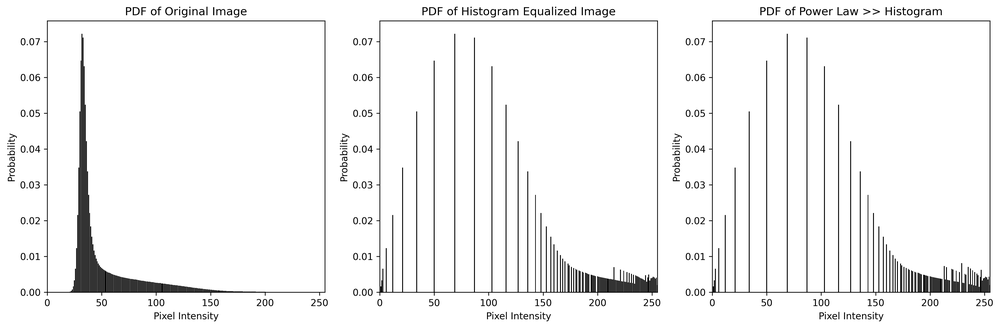
#> input picture Image Enhancement/enhanced_images/pdf_plots.png, 1000 x 328 px, shrunk from 4466 x 1466 before the run
$ python image_enhancer.py -i enhanced_images/pdf_plots.png
#> lines starting #> are read from the running program, lines starting #| are printed output that depends on the picture
import numpy as np
import cv2
import matplotlib.pyplot as plt
import argparse
import os
from typing import Tuple, List, Optional


def parse_arguments() -> argparse.Namespace:
    """
    Parse command line arguments for the image enhancement script.

    Returns:
        argparse.Namespace: The parsed command line arguments.
    """
    parser = argparse.ArgumentParser(description='Image Enhancement Tool - Apply power law transformation and histogram equalization')

    parser.add_argument('--image', '-i', type=str, required=False,
                        help='Path to the input image file')
    parser.add_argument('--gamma', '-g', type=float,
                        help='Gamma value for power law transformation (recommended: 0 < γ < 1 for brightening)')
    parser.add_argument('--constant', '-c', type=float, default=1.0,
                        help='Constant value for power law transformation (default: 1.0)')
    parser.add_argument('--output', '-o', type=str, default='enhanced_images',
                        help='Output directory for saving enhanced images (default: enhanced_images)')
    parser.add_argument('--no-display', action='store_true',
                        help='Do not display images and plots (useful for batch processing)')
    parser.add_argument('--no-save', action='store_true',
                        help='Do not save the enhanced images')

    return parser.parse_args()


def get_user_inputs() -> Tuple[float, float]:
    """
    Prompts user for gamma (γ) and c values for Power Law Transformation, ensuring valid input.

    Returns:
        Tuple[float, float]: A tuple containing the gamma and c values.
    """
    print("\n=== Image Enhancement Parameters ===")
    print("Your image appears dark, making details hard to see. We will apply both enhancements:")
    print("\n1️⃣ Power Law Transformation (Gamma Correction)")
    print("   - Formula: s = c * r^γ")
    print("   - If γ < 1 → The image becomes brighter.")
    print("   - If γ > 1 → The image becomes darker.")
    print("\n2️⃣ Histogram Equalization")
    print("   - Automatically adjusts contrast by redistributing pixel intensities.")
    print("\n=================================")

    while True:
        try:
            gamma = float(input("\nEnter γ value (Recommended: 0 < γ < 1 for brightening): "))
            if gamma > 0:
                while True:
                    try:
                        c = float(input("Enter c value (Recommended: c > 0, typically 1): "))
                        if c > 0:
                            return gamma, c
                        else:
                            print("⚠️ Invalid input! c must be greater than 0.")
                    except ValueError:
                        print("⚠️ Invalid input! Please enter a numeric value for c.")
            else:
                print("⚠️ Invalid input! γ must be greater than 0.")
        except ValueError:
            print("⚠️ Invalid input! Please enter a numeric value for γ.")


def compute_pdf(image: np.ndarray) -> np.ndarray:
    """
    Computes and returns the Probability Density Function (PDF) of an image.

    Args:
        image (np.ndarray): Input grayscale image.

    Returns:
        np.ndarray: The PDF of the image.
    """
    # More efficient histogram calculation using numpy
    hist, _ = np.histogram(image.flatten(), bins=256, range=[0, 256])
    pdf = hist / np.sum(hist)
    return pdf


def power_law_transformation(image: np.ndarray, gamma: float, c: float) -> np.ndarray:
    """
    Applies Power Law (Gamma) Transformation to an image.

    Args:
        image (np.ndarray): Input grayscale image.
        gamma (float): Gamma value for the power law transformation.
        c (float): Constant multiplier for the power law transformation.

    Returns:
        np.ndarray: The power law transformed image.
    """
    # Normalize image to [0, 1]
    normalized_image = image.astype(np.float32) / 255.0

    # Apply power law transformation
    power_image = c * np.power(normalized_image, gamma)

    # Scale back to [0, 255] and convert to uint8
    power_image = np.clip(power_image * 255, 0, 255).astype(np.uint8)

    return power_image


def histogram_equalization(image: np.ndarray) -> np.ndarray:
    """
    Applies Histogram Equalization to an image.

    Args:
        image (np.ndarray): Input grayscale image.

    Returns:
        np.ndarray: The histogram equalized image.
    """
    # Compute PDF and CDF
    pdf = compute_pdf(image)
    cdf = np.cumsum(pdf)

    # Scale CDF to [0, 255]
    cdf_normalized = np.round(cdf * 255).astype(np.uint8)

    # Apply mapping to create enhanced image
    return cdf_normalized[image]


def plot_pdfs(images: List[np.ndarray], titles: List[str], show_display: bool = True, output_dir: Optional[str] = None) -> None:
    """
    Plots the PDFs of one or multiple images.

    Args:
        images (List[np.ndarray]): List of images to plot PDFs for.
        titles (List[str]): List of titles for each PDF plot.
        show_display (bool): Whether to display the plots.
        output_dir (Optional[str]): Directory to save the plot. If None, the plot is not saved.
    """
    plt.figure(figsize=(15, 5))

    for i, (image, title) in enumerate(zip(images, titles), 1):
        pdf = compute_pdf(image)
        plt.subplot(1, len(images), i)
        plt.bar(range(256), pdf, color='black')
        plt.title(title)
        plt.xlabel("Pixel Intensity")
        plt.ylabel("Probability")
        plt.xlim([0, 255])  # Keep x-axis range consistent

    plt.tight_layout()

    # Save the plot if output_dir is provided
    if output_dir is not None:
        pdf_plot_path = os.path.join(output_dir, "pdf_plots.png")
        plt.savefig(pdf_plot_path, dpi=300, bbox_inches='tight')
        print(f"PDF plots saved as '{pdf_plot_path}'")

    # Show the plot if show_display is True
    if show_display:
        plt.show()
    else:
        plt.close()


def display_images(original: np.ndarray, power: np.ndarray, hist: np.ndarray, power_hist: np.ndarray,
                  show_display: bool = True, output_dir: Optional[str] = None) -> None:
    """
    Displays the original and enhanced images.

    Args:
        original (np.ndarray): Original image.
        power (np.ndarray): Power law transformed image.
        hist (np.ndarray): Histogram equalized image.
        power_hist (np.ndarray): Power law + histogram equalized image.
        show_display (bool): Whether to display the images.
        output_dir (Optional[str]): Directory to save the comparison image. If None, the image is not saved.
    """
    plt.figure(figsize=(12, 8))

    plt.subplot(2, 2, 1)
    plt.imshow(original, cmap='gray')
    plt.title("Original Image")
    plt.axis("off")

    plt.subplot(2, 2, 2)
    plt.imshow(power, cmap='gray')
    plt.title("Power Law Transformation")
    plt.axis("off")

    plt.subplot(2, 2, 3)
    plt.imshow(hist, cmap='gray')
    plt.title("Histogram Equalization")
    plt.axis("off")

    plt.subplot(2, 2, 4)
    plt.imshow(power_hist, cmap='gray')
    plt.title("Power Law >> Histogram")
    plt.axis("off")

    plt.tight_layout()

    # Save the comparison image if output_dir is provided
    if output_dir is not None:
        comparison_path = os.path.join(output_dir, "comparison.png")
        plt.savefig(comparison_path, dpi=300, bbox_inches='tight')
        print(f"Comparison image saved as '{comparison_path}'")

    # Show the images if show_display is True
    if show_display:
        plt.show()
    else:
        plt.close()


def save_images(power: np.ndarray, hist: np.ndarray, power_hist: np.ndarray, output_dir: str) -> None:
    """
    Saves the transformed images.

    Args:
        power (np.ndarray): Power law transformed image.
        hist (np.ndarray): Histogram equalized image.
        power_hist (np.ndarray): Power law + histogram equalized image.
        output_dir (str): Directory to save the images.
    """
    # Create output directory if it doesn't exist
    os.makedirs(output_dir, exist_ok=True)

    power_path = os.path.join(output_dir, "power_image.jpg")
    hist_path = os.path.join(output_dir, "histogram_image.jpg")
    power_hist_path = os.path.join(output_dir, "power_histogram_image.jpg")

    cv2.imwrite(power_path, power)
    cv2.imwrite(hist_path, hist)
    cv2.imwrite(power_hist_path, power_hist)

    print("\n✅ Images saved successfully!")
    print(f"Power Image saved as '{power_path}'")
    print(f"Histogram Image saved as '{hist_path}'")
    print(f"Power Histogram Image saved as '{power_hist_path}'")


def select_image() -> str:
    """
    Prompts the user to select an image file.

    Returns:
        str: The path to the selected image file.
    """
    print("\n=== Image Selection ===")
    print("Please enter the path to your image file:")

    while True:
        image_path = input("Image path: ").strip()

        # Remove quotes if the user included them
        if (image_path.startswith('"') and image_path.endswith('"')) or \
           (image_path.startswith("'") and image_path.endswith("'")):
            image_path = image_path[1:-1]

        if os.path.isfile(image_path):
            return image_path
        else:
            print(f"⚠️ File not found: '{image_path}'. Please enter a valid file path.")


def main() -> None:
    """Main function to run the image enhancement process."""
    # Parse command line arguments
    args = parse_arguments()

    # If no image path is provided via command line, prompt the user to select an image
    image_path = args.image if args.image else select_image()

    # Load the image
    image = cv2.imread(image_path, cv2.IMREAD_GRAYSCALE)
#> image is the input picture: shape (328, 1000); min 0, max 255, mean 242.2
    if image is None:
        print(f"❌ Error: Failed to load image '{image_path}'. Please check if the file exists and is a valid image.")
        return

    # Display original image if show_display is True
    if not args.no_display:
        plt.figure(figsize=(6, 6))
        plt.imshow(image, cmap='gray')
        plt.title("Original Image")
        plt.axis("off")
        plt.show()

    # If gamma is not provided via command line, ask for user input
    if args.gamma is None:
        gamma, c = get_user_inputs()
#> the loop in get_user_inputs, `while True:` made 1 pass; the answer given on pass 1: 1
    else:
        gamma = args.gamma
        c = args.constant
        print(f"\nUsing provided parameters: γ = {gamma}, c = {c}")

    # Apply transformations
    print("\n⏳ Applying transformations...")
    power_image = power_law_transformation(image, gamma, c)
    histogram_image = histogram_equalization(image)
#> in compute_pdf, `hist, _ = np.histogram(image.flatten(), bins=256, range=[0, 256])`: hist = 256 values, max 276503 at index 255, min 5 at index 1, mean 1281.2
#> in compute_pdf, `pdf = hist / np.sum(hist)`: pdf = 256 values, max 0.843 at index 255, min 1.52e-05 at index 1, mean 0.00391
#> in histogram_equalization, `cdf = np.cumsum(pdf)`: cdf = 256 values from 0.000192 to 1
#> in histogram_equalization, `cdf_normalized = np.round(cdf * 255).astype(np.uint8)`: cdf_normalized = 256 values from 0 to 255
#> in histogram_equalization, `return cdf_normalized[image]`:
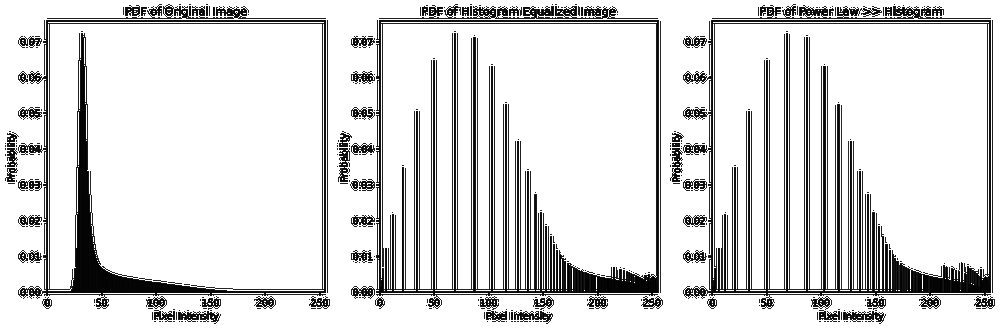
#> returned value: shape (328, 1000); min 0, max 255, mean 218.2
    power_histogram_image = histogram_equalization(power_image)
    print("✅ Transformations applied successfully!")

    # Save images if no_save is False
    if not args.no_save:
        save_images(power_image, histogram_image, power_histogram_image, args.output)

    # Display images and plots if no_display is False
    if not args.no_display:
        display_images(image, power_image, histogram_image, power_histogram_image, True, args.output if not args.no_save else None)
#> in display_images, `plt.savefig(comparison_path, dpi=300, bbox_inches='tight')`:
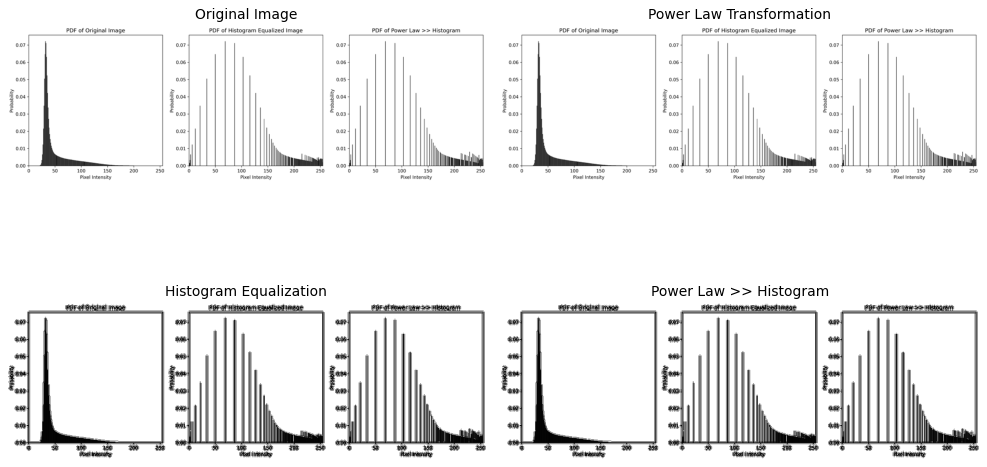
#> figure drawn by matplotlib, 4 panels

        # Plot PDFs
        images = [image, histogram_image, power_histogram_image]
        titles = ["PDF of Original Image", "PDF of Histogram Equalized Image", "PDF of Power Law >> Histogram"]
        plot_pdfs(images, titles, True, args.output if not args.no_save else None)
#> the loop in plot_pdfs, `for i, (image, title) in enumerate(zip(images, titles), 1):` made 3 passes
#> title on passes 1 to 3: 'PDF of Original Image', 'PDF of Histogram Equalized Image', 'PDF of Power Law >> Histogram'
#> in plot_pdfs, `plt.savefig(pdf_plot_path, dpi=300, bbox_inches='tight')`:
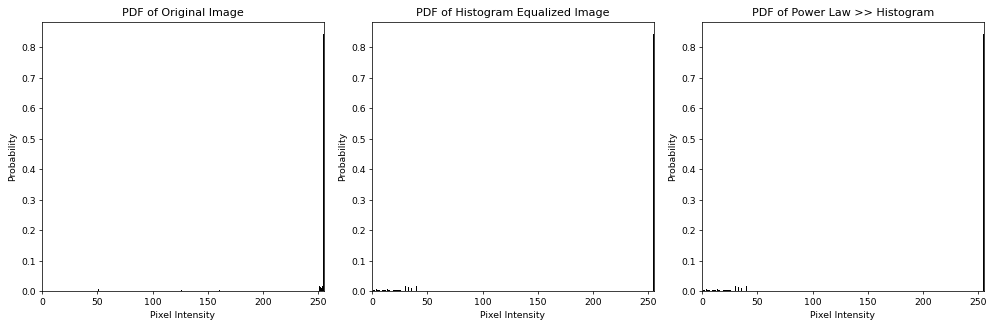
#> figure drawn by matplotlib, 3 panels; panel 1: tallest bar 0.843 high, from x = 254.6 to 255.4; panel 2: tallest bar 0.843 high, from x = 254.6 to 255.4; panel 3: tallest bar 0.843 high, from x = 254.6 to 255.4

    print("\n🎉 Image enhancement completed successfully!")


if __name__ == "__main__":
    main()
